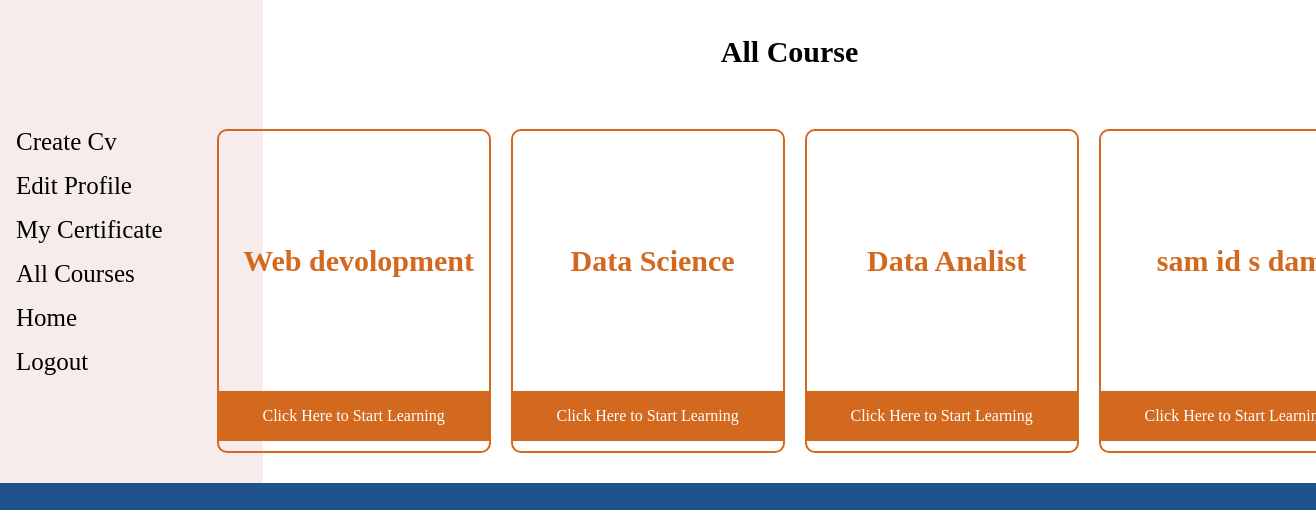
Page /user/allcourses.php on the committed database.
### tables this page shows
CREATE TABLE `course` (
  `ID` int NOT NULL,
  `Name` varchar(50) DEFAULT NULL,
  `complete` int DEFAULT NULL,
  `course_code` varchar(255) DEFAULT NULL,
  `img` varchar(1200) DEFAULT NULL,
  `fee` int DEFAULT NULL
);

### user/allcourses.php (the view, shortened to what this page needs)
<!DOCTYPE html>
<html lang="en">
<head>
    <link rel="stylesheet" href="style.css">
</head>
<body>
    <section class="sidebar">
<div class="user_card">
<ul>
  <li><a href="\chosetemplate.php">Create Cv</a></li>
  <li><a href="editprofile.php">Edit Profile</a></li>
  <li><a href="my_cer.php">My Certificate</a></li>
  <li><a href="">All Courses</a></li>
  <li><a href="\index.php">Home</a></li>
  <li><a href="\logout.php">Logout</a></li>
</ul>
</div>
<div class="user_card2">
<h1>All Course</h1>
<section class="container">
    <div class="course">
    <?php
    include('connection.php');
    $sql = "SELECT * FROM course";
    $result = $connection->query($sql);
    if ($result->num_rows > 0) {
        while ($row = $result->fetch_assoc()) {
            ?>
         <a href='in_course.php?id=<?php echo $row['course_code'] ?>' class="card" >
            <h1 class="cardtext"><span class="t1"><?php echo $row['Name'] ?></span></h1>
          <div class="in_card"><p>Click Here to Start Learning</p></div>
        </a>
            <?php
        }
    } else {
        echo "No course  found.";
    }
    ?>
</div>
</section>
</body>
</html>

### user/style.css (style rules this page uses)
body { background-color: #20538d; margin: 0; }
.user_card { background-color: rgb(247, 236, 236) ; height: auto; width: 20%; padding-top: 35px; color: black; text-decoration: none; }
ul { list-style-type: none; padding: 0; margin: 0; padding-top: 50px; }
ul li a { display: block; color: black; text-decoration: none; padding: 8px 16px; margin-left: 0px; font-size: 25px; }
.sidebar { display: flex; }
.user_card2 { height: auto; width: 80%; background-color: rgb(255, 255, 255); color: white; }
.user_card2 { background-color: rgb(255, 255, 255); color: black; }
h1 { text-align: center; font-size: 30px; padding: 10px; }
.container { background-color: rgb(255, 255, 255); display: flex; justify-content: center; margin-left: 10px; }
.card { background-color: transparent; border-radius: 10px; height: 320px; width: 270px; color: white; text-decoration: none; border: 2px solid ; border-color: chocolate; }
.cardtext { display: grid; font-size: 30px; width: 250px; height: 180px; justify-content: center; align-items: center; margin-left: 5px; color: chocolate; }
.course { justify-content: center; display: grid; gap: 20px; grid-template-columns: 1fr 1fr 1fr 1fr ; margin-bottom: 30px; margin-top: 25px; }
.in_card { display: flex; justify-content: center; background-color: chocolate; }

### rows in the picture
course: Name "Web devolopment"
course: Name "Data Science"
course: Name "Data Analist"
course: Name "sam id s…"
